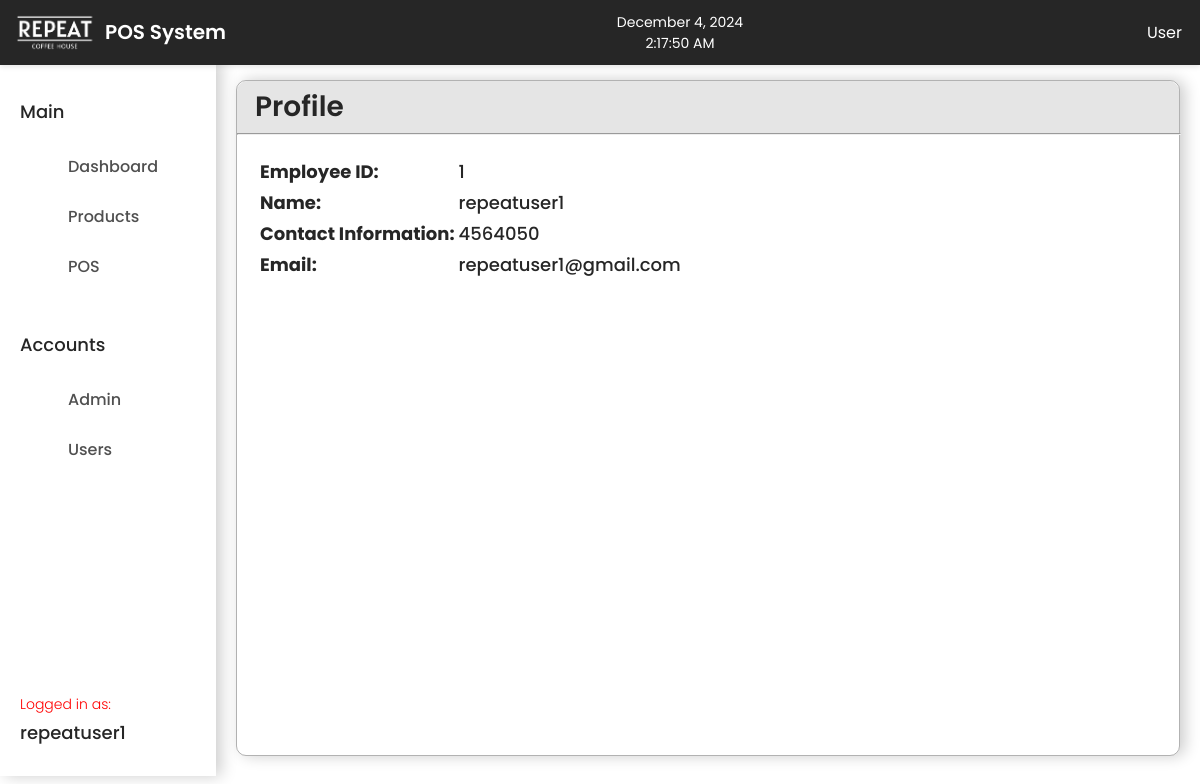
The page /profilepage.php (signed in) on the database its author committed.
### tables this page shows
CREATE TABLE `users` (
  `id` int(11) NOT NULL,
  `name` varchar(255) NOT NULL,
  `email` varchar(255) NOT NULL,
  `phone` varchar(20) NOT NULL,
  `username` varchar(100) NOT NULL,
  `password` varchar(255) NOT NULL
);

### profilepage.php (the view, shortened to what this page needs)
<?php
require 'db_connect.php';
$username = $_SESSION['username'];
$userType = $_SESSION['user_type'];
if ($userType === 'admin') {
    $query = $conn->prepare("SELECT * FROM admins WHERE username = ?");
} elseif ($userType === 'user') {
    $query = $conn->prepare("SELECT * FROM users WHERE username = ?");
} else {
    echo "Error: Invalid user type.";
    exit;
}
$query->bind_param('s', $username);
$query->execute();
$result = $query->get_result();
if ($result->num_rows > 0) {
    $user = $result->fetch_assoc();
} else {
    echo "Error: User not found.";
    exit;
}
?>
<?php include 'header.php'; ?>
<?php include 'navbar.php'; ?>
<?php include 'sidebar.php'; ?>
<div class="dashboard-grid" id="content-grid">
    <div class="db-content">
        <div class="prod-container">
            <p class="heading">Profile</p>
            <hr>
            <table class="profiletbl">
                <tr>
                    <td><strong>Employee ID:</strong></td>
                    <td><?php echo htmlspecialchars($user['id']); ?></td>
                </tr>
                <tr>
                    <td><strong>Name:</strong></td>
                    <td><?php echo htmlspecialchars($user['name']); ?></td>
                </tr>
                <tr>
                    <td><strong>Contact Information:</strong></td>
                    <td><?php echo htmlspecialchars($user['phone']); ?></td>
                </tr>
                <tr>
                    <td><strong>Email:</strong></td>
                    <td><?php echo htmlspecialchars($user['email']); ?></td>
                </tr>
            </table>
        </div>
    </div>
</div>
<?php include 'footer.php'; ?>

### style.css (style rules this page uses)
html { font-size: 16px; font-family: 'Poppins', sans-serif; }
body { margin: 0; padding: 0; }
.dashboard-grid { box-shadow: 5px 0px 15px rgba(0, 0, 0, 0.2); color: #262626; font-size: 18px; font-weight: 500; text-align: left; padding-left: 20px; }
.dashboard-grid p { padding-top: 20px; }
.db-content { display: grid; grid-template-columns: auto; }
.heading { font-size: 28px; font-weight: 600; }
#content-grid { border: 1px solid rgba(0, 0, 0, 0.3); border-radius: 10px; margin: 20px; padding: 0; }
.prod-container { width: 100%; }
.prod-container p { margin: 0; padding: 5px 20px 5px 18px; background-color: rgba(0, 0, 0, 0.1); border-radius: 10px 10px 0 0; }
.prod-container hr { width: 100%; padding: 0; margin: 0; }
.profiletbl { margin: 20px; }

### rows shown on the page
users: id "1", name "repeatuser1", phone "4564050", email "repeatuser1@gmail.com"

### other values the page prints
$_SESSION['user_type'] "User"
$_SESSION['username'] "repeatuser1"
